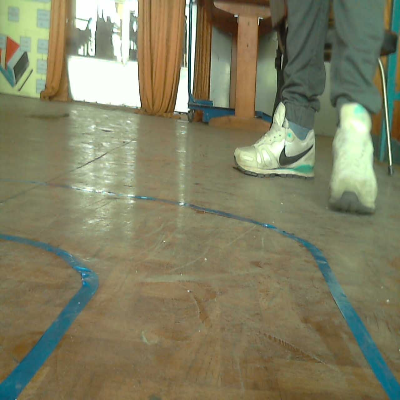
#> input picture other/2.png, 400 x 400 px
$ python image_draw_line.py
#> lines starting #> are read from the running program, lines starting #| are printed output that depends on the picture; after the words box and inside, x2 and y2 are one past the last pixel; in counts of white or black regions, pixels touching at a corner belong together; long printed decimals are rounded
import cv2
import numpy as np


def draw_lanes(img, lines, color=[0, 255, 255], thickness=3):

    # if this fails, go with some default line
    try:

        # finds the maximum y value for a lane marker
        # (since we cannot assume the horizon will always be at the same point.)

        ys = []
        for i in lines:
            for ii in i:
                ys += [ii[1],ii[3]]
        min_y = min(ys)
        max_y = 600
        new_lines = []
        line_dict = {}

        for idx,i in enumerate(lines):
            for xyxy in i:
                # These four lines:
                # modified from http://stackoverflow.com/questions/21565994/method-to-return-the-equation-of-a-straight-line-given-two-points
                # Used to calculate the definition of a line, given two sets of coords.
                x_coords = (xyxy[0],xyxy[2])
                y_coords = (xyxy[1],xyxy[3])
                A = np.vstack([x_coords,np.ones(len(x_coords))]).T
                m, b = np.linalg.lstsq(A, y_coords)[0]

                # Calculating our new, and improved, xs
                x1 = (min_y-b) / m
                x2 = (max_y-b) / m

                line_dict[idx] = [m,b,[int(x1), min_y, int(x2), max_y]]
                new_lines.append([int(x1), min_y, int(x2), max_y])

        final_lanes = {}

        for idx in line_dict:
            final_lanes_copy = final_lanes.copy()
            m = line_dict[idx][0]
            b = line_dict[idx][1]
            line = line_dict[idx][2]

            if len(final_lanes) == 0:
                final_lanes[m] = [ [m,b,line] ]

            else:
                found_copy = False

                for other_ms in final_lanes_copy:

                    if not found_copy:
                        if abs(other_ms*1.2) > abs(m) > abs(other_ms*0.8):
                            if abs(final_lanes_copy[other_ms][0][1]*1.2) > abs(b) > abs(final_lanes_copy[other_ms][0][1]*0.8):
                                final_lanes[other_ms].append([m,b,line])
                                found_copy = True
                                break
                        else:
                            final_lanes[m] = [ [m,b,line] ]

        line_counter = {}

        for lanes in final_lanes:
            line_counter[lanes] = len(final_lanes[lanes])

        top_lanes = sorted(line_counter.items(), key=lambda item: item[1])[::-1][:2]

        lane1_id = top_lanes[0][0]
        lane2_id = top_lanes[1][0]

        def average_lane(lane_data):
            x1s = []
            y1s = []
            x2s = []
            y2s = []
            for data in lane_data:
                x1s.append(data[2][0])
                y1s.append(data[2][1])
                x2s.append(data[2][2])
                y2s.append(data[2][3])
            return int(np.mean(x1s)), int(np.mean(y1s)), int(np.mean(x2s)), int(np.mean(y2s))

        l1_x1, l1_y1, l1_x2, l1_y2 = average_lane(final_lanes[lane1_id])
        l2_x1, l2_y1, l2_x2, l2_y2 = average_lane(final_lanes[lane2_id])

        return [l1_x1, l1_y1, l1_x2, l1_y2], [l2_x1, l2_y1, l2_x2, l2_y2], lane1_id, lane2_id
    except Exception as e:
        print(str(e))


def roi(img, vertices):

    #blank mask:
    mask = np.zeros_like(img)

    #filling pixels inside the polygon defined by "vertices" with the fill color
    cv2.fillPoly(mask, vertices, 255)

    #returning the image only where mask pixels are nonzero
    masked = cv2.bitwise_and(img, mask)
    return masked

def image_warp(image):
    img = cv2.resize(image, (400, 400))
    src = np.array([[82,247],[227,247],[280,360],[32,360]],np.float32)
    center_x = 150
    center_y = 250
    maxWidth, maxHeight = 400, 400
    hwratio = 11/8.5 #letter size paper
    scale = int(maxWidth/12)
    dst = np.array([
    [center_x - scale, center_y - scale*hwratio], #top left
    [center_x + scale, center_y - scale*hwratio], #top right
    [center_x + scale, center_y + scale*hwratio], #bottom right
    [center_x - scale, center_y + scale*hwratio], #bottom left
    ], dtype = "float32")
    M = cv2.getPerspectiveTransform(src, dst)
    warp =  cv2.warpPerspective(img, M, (400, 300))
    #cv2.imshow('warp', warp)
    gray_warp = cv2.cvtColor(warp, cv2.COLOR_BGR2GRAY)
    hsv = cv2.cvtColor(image, cv2.COLOR_BGR2HSV)
    # define range of blue color in HSV
    lower_blue = np.array([70,50,50])
    upper_blue = np.array([120,255,255])
    # Threshold the HSV image to get only blue colors
    mask = cv2.inRange(hsv, lower_blue, upper_blue)
    #cv2.imshow('mask',mask)
    #gray = cv2.cvtColor(mask,cv2.COLOR_BGR2GRAY)
    edges = cv2.Canny(mask,50,150,apertureSize = 3)
    vertices = np.array([[0,400],[0,275],[10,280],[390,280],[400,275],[400,400],
                         ], np.int32)

    edges = roi(edges, [vertices])
    #cv2.imshow('image',edges)
    minLineLength = 10
    maxLineGap = 5
    lines = cv2.HoughLinesP(edges,1,np.pi/180,5,minLineLength,maxLineGap)
    m1 = 0
    m2 = 0
    #cv2.imshow('wwww',img)
    try:
        l1, l2, m1,m2 = draw_lanes(img,lines)
        print(m1,m2)
        cv2.line(img, (l1[0], l1[1]), (l1[2], l1[3]), [0,255,0], 30)
        cv2.line(img, (l2[0], l2[1]), (l2[2], l2[3]), [0,255,0], 30)
        #cv2.imshow('qqqq',img)
    except Exception as e:
        print(str(e))
        pass
    try:
        for coords in lines:
            coords = coords[0]
            try:
                #print('eeee')
                cv2.line(edges, (coords[0], coords[1]), (coords[2], coords[3]), [255,0,0], 3)


            except Exception as e:
                print(str(e))
    except Exception as e:
        pass

    return edges,img, m1, m2


if __name__ == '__main__':
    image = cv2.imread('2.png')
#> image is the input picture: shape (400, 400, 3); mean B, G, R 98.9, 127.2, 128.1

    new_screen,original_image, m1, m2 = image_warp(image)
#> in image_warp, `warp =  cv2.warpPerspective(img, M, (400, 300))`:
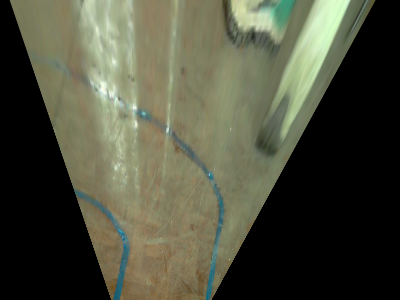
#> warp: shape (300, 400, 3); mean B, G, R 61.5, 79, 77.3
#> in image_warp, `gray_warp = cv2.cvtColor(warp, cv2.COLOR_BGR2GRAY)`:
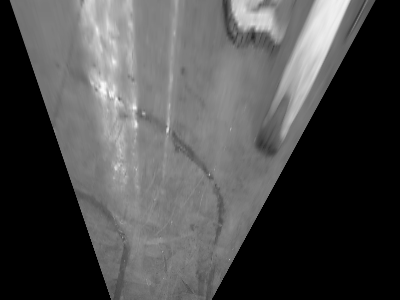
#> gray_warp: shape (300, 400); min 0, max 249, mean 76.5
#> in image_warp, `hsv = cv2.cvtColor(image, cv2.COLOR_BGR2HSV)`: hsv: shape (400, 400, 3); mean H, S, V 34.9, 79.7, 135.8
#> in image_warp, `mask = cv2.inRange(hsv, lower_blue, upper_blue)`:
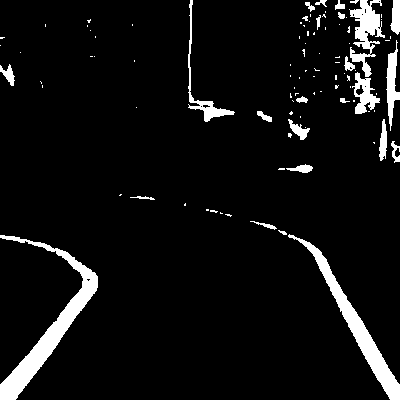
#> mask: shape (400, 400); 6.5% white; 98 white regions (73 under 20 px), largest, box (x1, y1, x2, y2) and area: (0, 235, 98, 400) 3126, (288, 234, 400, 400) 2341, (349, 0, 385, 77) 1194
#> in image_warp, `edges = cv2.Canny(mask,50,150,apertureSize = 3)`: edges: shape (400, 400); 2.1% white in thin lines or dots
#> in roi, `cv2.fillPoly(mask, vertices, 255)`: mask: shape (400, 400); 30% white; 1 white region, box (x1, y1, x2, y2) and area: (0, 275, 400, 400) 48055
#> in roi, `masked = cv2.bitwise_and(img, mask)`:
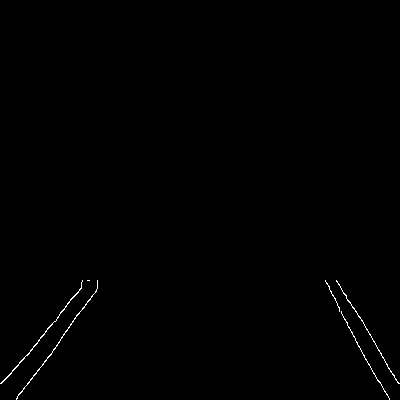
#> masked: shape (400, 400); 0.38% white in thin lines or dots, all inside (x1, y1, x2, y2) = (0, 280, 400, 400)
#> in image_warp, `lines = cv2.HoughLinesP(edges,1,np.pi/180,5,minLineLength,maxLineGap)`: lines = 20 rows, first 6: [336, 280, 342, 290], [70, 300, 78, 291], [70, 324, 80, 311], [16, 398, 55, 348], [33, 347, 37, 342], [341, 312, 347, 324]
#> the loop in draw_lanes, `for i in lines:` made 20 passes
#> i on passes 1 to 12: [[336, 280, 342, 290]], [[70, 300, 78, 291]], [[70, 324, 80, 311]], [[16, 398, 55, 348]], [[33, 347, 37, 342]], [[341, 312, 347, 324]], [[1, 383, 18, 365]], [[382, 387, 387, 395]], [[57, 317, 69, 301]], [[81, 310, 89, 299]], [[358, 345, 363, 355]], [[363, 323, 379, 350]]
#> after the loop in draw_lanes, `for i in lines:`: ys = 40 values, max 398 at index 6, min 280 at index 0, mean 336
#> in draw_lanes, `min_y = min(ys)`: min_y = 280
#> the loop in draw_lanes, `for idx,i in enumerate(lines):` made 20 passes
#> after the loop in draw_lanes, `for idx,i in enumerate(lines):`: line_dict = 20 items; new_lines = 20 items, first 6: [336, 280, 528, 600], [87, 280, -196, 600], [103, 280, -142, 600], [108, 280, -141, 600], [86, 280, -169, 600], [325, 280, 484, 600]
#> the loop in draw_lanes, `for idx in line_dict:` made 20 passes
#> (m, b, line) on passes 1 to 12: (1.67, -280, [336, 280, 528, 600]), (-1.13, 378.8, [87, 280, -196, 600]), (-1.3, 415, [103, 280, -142, 600]), (-1.28, 418.5, [108, 280, -141, 600]), (-1.25, 388.3, [86, 280, -169, 600]), (2, -370, [325, 280, 484, 600]), (-1.06, 384.1, [98, 280, -203, 600]), (1.6, -224.2, [315, 280, 515, 600]), (-1.33, 393, [84, 280, -155, 600]), (-1.37, 421.4, [102, 280, -129, 600]), (2, -371, [325, 280, 485, 600]), (1.69, -289.6, [337, 280, 527, 600])
#> after the loop in draw_lanes, `for idx in line_dict:`: final_lanes = 16 items
#> the loop in draw_lanes, `for lanes in final_lanes:` made 16 passes
#> lanes on passes 1 to 12: 1.67, -1.13, -1.3, -1.28, -1.25, 2, -1.06, -1.37, 2, 1.5, -1.05, 1.5
#> in draw_lanes, `top_lanes = sorted(line_counter.items(), key=lambda item: item[1])[::-..`: top_lanes = [(-1.13, 9), (1.5, 3)]
#> in draw_lanes, `lane1_id = top_lanes[0][0]`: lane1_id = -1.13
#> in draw_lanes, `lane2_id = top_lanes[1][0]`: lane2_id = 1.5
#> the loop in average_lane, `for data in lane_data:` made 9 passes
#> data on passes 1 to 9: [-1.13, 378.8, [87, 280, -196, 600]], [-1.3, 415, [103, 280, -142, 600]], [-1.28, 418.5, [108, 280, -141, 600]], [-1.25, 388.3, [86, 280, -169, 600]], [-1.06, 384.1, [98, 280, -203, 600]], [-1.33, 393, [84, 280, -155, 600]], [-1.05, 382.6, [97, 280, -207, 600]], [-1.33, 391.7, [83, 280, -156, 600]], [-1, 375, [95, 280, -225, 600]]
#> after the loop in average_lane, `for data in lane_data:`: x1s = [87, 103, 108, 86, 98, 84, 97, 83, 95]; x2s = [-196, -142, -141, -169, -203, -155, -207, -156, -225]; y1s = [280, 280, 280, 280, 280, 280, 280, 280, 280]; y2s = [600, 600, 600, 600, 600, 600, 600, 600, 600]
#> in draw_lanes, `l1_x1, l1_y1, l1_x2, l1_y2 = average_lane(final_lanes[lane1_id])`: l1_x1 = 93; l1_y1 = 280; l1_x2 = -177; l1_y2 = 600
#> in draw_lanes, `l2_x1, l2_y1, l2_x2, l2_y2 = average_lane(final_lanes[lane2_id])`: l2_x1 = 318; l2_y1 = 280; l2_x2 = 532; l2_y2 = 600
#> in image_warp, `l1, l2, m1,m2 = draw_lanes(img,lines)`: l1 = [93, 280, -177, 600]; l2 = [318, 280, 532, 600]; m1 = -1.13; m2 = 1.5
#| -1.125 1.500
#> in image_warp, `cv2.line(img, (l2[0], l2[1]), (l2[2], l2[3]), [0,255,0], 30)`:
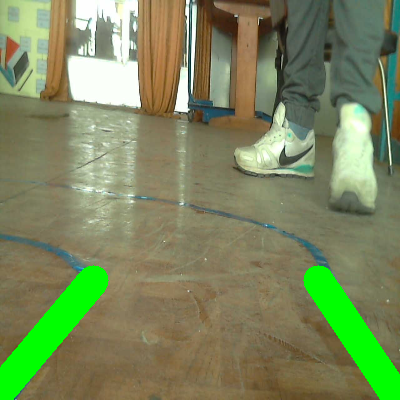
#> img: shape (400, 400, 3); mean B, G, R 93.3, 135.9, 123.5
#> the loop in image_warp, `for coords in lines:` made 20 passes
#> after the loop in image_warp, `for coords in lines:`:
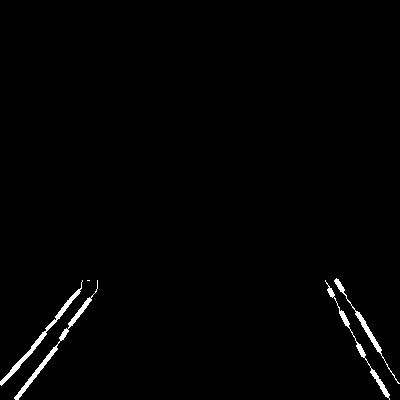
#> edges: shape (400, 400); 1.2% white; 5 white regions (1 under 20 px), largest, box (x1, y1, x2, y2) and area: (14, 280, 98, 400) 552, (0, 280, 83, 386) 540, (325, 280, 390, 400) 413, (334, 278, 400, 384) 366
#> m1 = -1.13; m2 = 1.5
    cv2.imshow('window', new_screen)
    #cv2.imshow('window', new_screen)

    if m1 < 0 and m2 < 0:
        print('right')
    elif m1 > 0  and m2 > 0:
        print('left')
    else:
        print('forward')
    cv2.imshow('window1',cv2.cvtColor(original_image, cv2.COLOR_BGR2RGB))
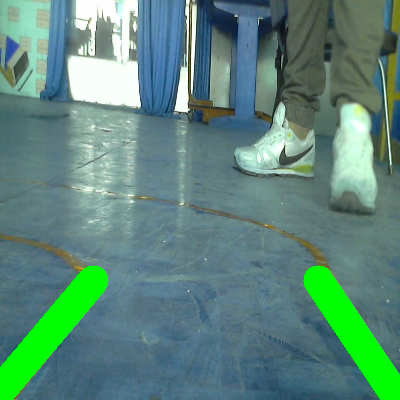
#> window 'window1': shape (400, 400, 3); mean B, G, R 123.5, 135.9, 93.3
    cv2.waitKey(0)
    cv2.destroyAllWindows()


    #cv2.imshow('window',cv2.cvtColor(screen, cv2.COLOR_BGR2RGB))
     #cv2.imshow('image mask')
    #image_final = draw_lanes(org_w_p, )

$ run again, with other/original_frame.png copied over other/2.png
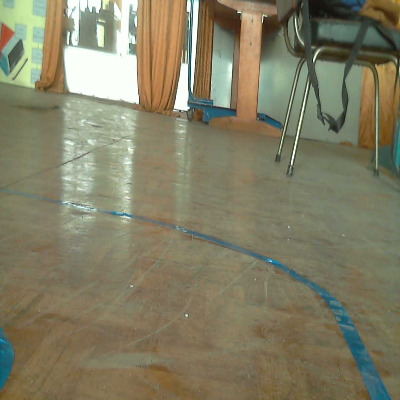
#> input picture other/original_frame.png, 400 x 400 px
#> image is the input picture: shape (400, 400, 3); mean B, G, R 100.7, 126.1, 129.9
#> hsv: shape (400, 400, 3); mean H, S, V 32.4, 71.6, 135.1
#> masked: shape (400, 400); 0.24% white in thin lines or dots, all inside (x1, y1, x2, y2) = (0, 280, 392, 400)
#> lines = 16 rows, first 6: [329, 306, 334, 313], [373, 363, 379, 375], [315, 283, 320, 287], [331, 294, 343, 305], [345, 339, 348, 346], [355, 360, 357, 365]
#> the loop in draw_lanes, `for i in lines:` made 16 passes
#> after the loop in draw_lanes, `for i in lines:`: ys = 32 values, max 398 at index 27, min 283 at index 4, mean 334.4
#> min_y = 283
#> the loop in draw_lanes, `for idx,i in enumerate(lines):` made 16 passes
#> after the loop in draw_lanes, `for idx,i in enumerate(lines):`: line_dict = 16 items; new_lines = 16 items, first 6: [312, 283, 539, 600], [333, 283, 491, 600], [314, 283, 711, 600], [319, 283, 664, 600], [320, 283, 456, 600], [324, 283, 451, 600]
#> the loop in draw_lanes, `for idx in line_dict:` made 16 passes
#> (m, b, line) on passes 1 to 8: (1.4, -154.6, [312, 283, 539, 600]), (2, -383, [333, 283, 491, 600]), (0.8, 31, [314, 283, 711, 600]), (0.917, -9.42, [319, 283, 664, 600]), (2.33, -466, [320, 283, 456, 600]), (2.5, -527.5, [324, 283, 451, 600]), (3, -693, [325, 283, 431, 600]), (2.6, -565.2, [326, 283, 448, 600])
#> after the loop in draw_lanes, `for idx in line_dict:`: final_lanes = 16 items
#> the loop in draw_lanes, `for lanes in final_lanes:` made 16 passes
#> lanes on passes 1 to 8: 1.4, 2, 0.8, 0.917, 2.33, 2.5, 3, 2.6
#> top_lanes = [(1.75, 2), (1, 2)]
#> lane1_id = 1.75
#> lane2_id = 1
#> l1_x1 = 148; l1_y1 = 283; l1_x2 = 343; l1_y2 = 600
#> l2_x1 = 306; l2_y1 = 283; l2_x2 = 623; l2_y2 = 600
#> in image_warp, `l1, l2, m1,m2 = draw_lanes(img,lines)`: l1 = [148, 283, 343, 600]; l2 = [306, 283, 623, 600]; m1 = 1.75; m2 = 1
#| 1.750 1.000
#> the loop in image_warp, `for coords in lines:` made 16 passes
#> after the loop in image_warp, `for coords in lines:`:
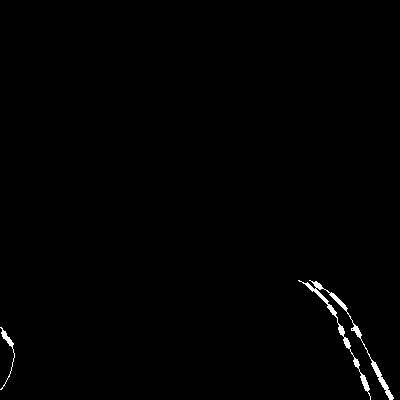
#> edges: shape (400, 400); 0.67% white; 2 white regions, box (x1, y1, x2, y2) and area: (298, 280, 394, 400) 926, (0, 327, 15, 390) 139
#> `new_screen,original_image, m1, m2 = image_warp(image)`: m1 = 1.75; m2 = 1
#> `cv2.imshow('window1',cv2.cvtColor(original_image, cv2.COLOR_BGR2RGB))`:
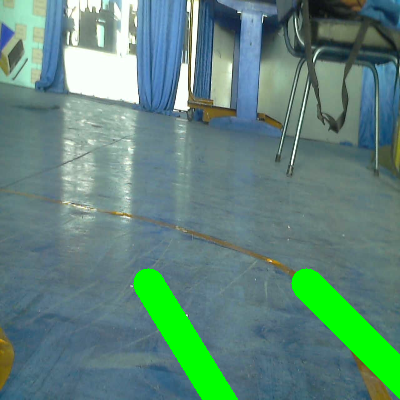
#> window 'window1': shape (400, 400, 3); mean B, G, R 123.5, 134.5, 95.7
